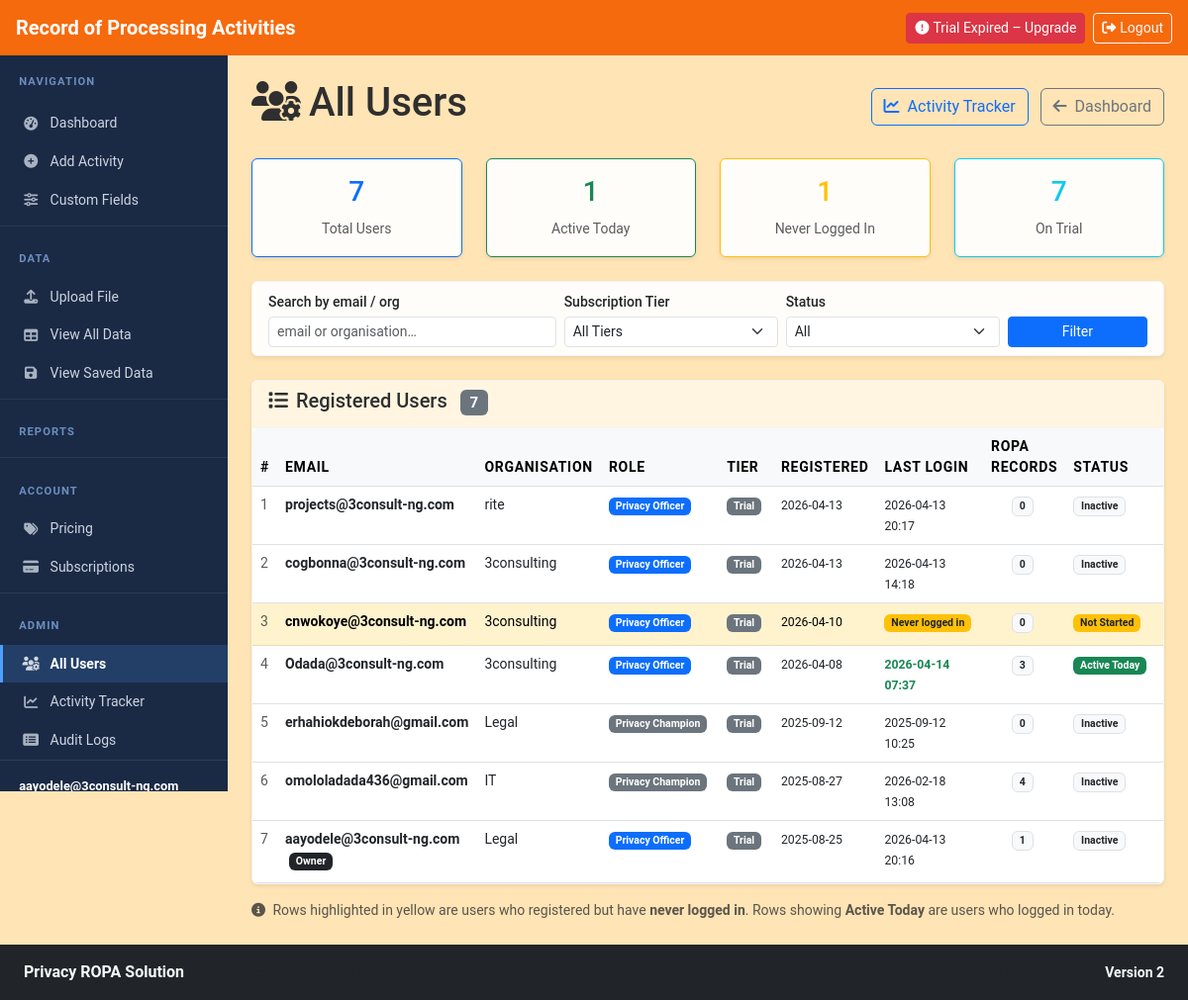
Page /admin/users (signed in) on the committed database.
### models.py (models this page shows)
class User(UserMixin, db.Model):
    __tablename__ = 'users'
    id = db.Column(Integer, primary_key=True)
    email = db.Column(String(120), unique=True, nullable=False)
    password_hash = db.Column(String(256), nullable=False)
    role = db.Column(String(50), nullable=False, default='Privacy Champion')
    department = db.Column(String(100))
    created_at = db.Column(DateTime, default=datetime.utcnow)
    last_login = db.Column(DateTime)
    reset_token = db.Column(String(256), nullable=True)
    reset_token_expires = db.Column(DateTime, nullable=True)
    subscription_tier = db.Column(String(50), nullable=False, default='trial')
    trial_start_date = db.Column(DateTime, default=datetime.utcnow)
    subscription_start_date = db.Column(DateTime, nullable=True)
    subscription_end_date = db.Column(DateTime, nullable=True)
    upgrade_email_sent = db.Column(Boolean, default=False)
    ropa_records = db.relationship('ROPARecord', foreign_keys='ROPARecord.created_by', backref='creator', lazy=True)

### app.py (the view)
@app.route('/admin/users')
@login_required
def admin_users():
    if not is_superadmin_user(current_user):
        abort(403)
    q = request.args.get('q', '').strip()
    tier_filter = request.args.get('tier', '').strip()
    status_filter = request.args.get('status', '').strip()
    query = models.User.query
    if q:
        query = query.filter(
            (models.User.email.ilike(f'%{q}%')) |
            (models.User.department.ilike(f'%{q}%'))
        )
    if tier_filter:
        query = query.filter(models.User.subscription_tier == tier_filter)
    if status_filter == 'active':
        query = query.filter(models.User.last_login.isnot(None))
    elif status_filter == 'inactive':
        query = query.filter(models.User.last_login.is_(None))
    users = query.order_by(models.User.created_at.desc()).all()
    today = date.today()
    for u in users:
        u.ropa_count = models.ROPARecord.query.filter_by(created_by=u.id).count()
    stats = {
        'total': models.User.query.count(),
        'active_today': models.User.query.filter(
            models.User.last_login >= datetime.combine(today, datetime.min.time())
        ).count(),
        'never_logged_in': models.User.query.filter(models.User.last_login.is_(None)).count(),
        'on_trial': models.User.query.filter(models.User.subscription_tier == 'trial').count(),
    }
    log_audit_event('Admin View Users', current_user.email, 'Accessed admin user list')
    return render_template('admin_users.html', users=users, stats=stats, today=today)

### templates/admin_users.html (shortened to what this page needs)
{% extends "base.html" %}
{% block content %}
<div class="d-flex justify-content-between align-items-center mb-4">
    <h1><i class="fas fa-users-cog me-2"></i>All Users</h1>
    <div>
        <a href="{{ url_for('admin_activity') }}" class="btn btn-outline-primary me-2">
            <i class="fas fa-chart-line me-2"></i>Activity Tracker
        </a>
        <a href="{{ url_for('privacy_officer_dashboard') }}" class="btn btn-outline-secondary">
            <i class="fas fa-arrow-left me-2"></i>Dashboard
        </a>
    </div>
</div>
<div class="row mb-4">
    <div class="col-md-3">
        <div class="card text-center border-primary">
            <div class="card-body">
                <h3 class="text-primary">{{ stats.total }}</h3>
                <small class="text-muted">Total Users</small>
            </div>
        </div>
    </div>
    <div class="col-md-3">
        <div class="card text-center border-success">
            <div class="card-body">
                <h3 class="text-success">{{ stats.active_today }}</h3>
                <small class="text-muted">Active Today</small>
            </div>
        </div>
    </div>
    <div class="col-md-3">
        <div class="card text-center border-warning">
            <div class="card-body">
                <h3 class="text-warning">{{ stats.never_logged_in }}</h3>
                <small class="text-muted">Never Logged In</small>
            </div>
        </div>
    </div>
    <div class="col-md-3">
        <div class="card text-center border-info">
            <div class="card-body">
                <h3 class="text-info">{{ stats.on_trial }}</h3>
                <small class="text-muted">On Trial</small>
            </div>
        </div>
    </div>
</div>
<div class="card mb-4">
    <div class="card-body py-2">
        <form method="GET" class="row g-2 align-items-end">
            <div class="col-md-4">
                <label class="form-label small mb-1">Search by email / org</label>
                <input type="text" name="q" value="{{ request.args.get('q','') }}" class="form-control form-control-sm" placeholder="email or organisation…">
            </div>
            <div class="col-md-3">
                <label class="form-label small mb-1">Subscription Tier</label>
                <select name="tier" class="form-select form-select-sm">
                    <option value="">All Tiers</option>
                </select>
            </div>
            <div class="col-md-3">
                <label class="form-label small mb-1">Status</label>
                <select name="status" class="form-select form-select-sm">
                    <option value="">All</option>
                </select>
            </div>
            <div class="col-md-2">
                <button type="submit" class="btn btn-primary btn-sm w-100">Filter</button>
            </div>
        </form>
    </div>
</div>
<div class="card">
    <div class="card-header">
        <h5 class="mb-0">
            <i class="fas fa-list me-2"></i>Registered Users
            <span class="badge bg-secondary ms-2">{{ users|length }}</span>
        </h5>
    </div>
    <div class="card-body p-0">
        {% if users %}
        <div class="table-responsive">
            <table class="table table-hover mb-0" style="font-size:0.875rem;">
                <thead class="table-light">
                    <tr>
                        <th>#</th>
                        <th>Email</th>
                        <th>Organisation</th>
                        <th>Role</th>
                        <th>Tier</th>
                        <th>Registered</th>
                        <th>Last Login</th>
                        <th>ROPA Records</th>
                        <th>Status</th>
                        <th>Activity</th>
                    </tr>
                </thead>
                <tbody>
                    {% for user in users %}
                    {% set never_logged = user.last_login is none %}
                    {% set last_active_today = user.last_login and user.last_login.date() == today %}
                    <tr class="{{ 'table-warning' if never_logged else '' }}">
                        <td class="text-muted">{{ loop.index }}</td>
                        <td>
                            <strong>{{ user.email }}</strong>
                            {% if user.id == 1 %}<span class="badge bg-dark ms-1">Owner</span>{% endif %}
                        </td>
                        <td>{{ user.department or '—' }}</td>
                        <td>
                            <span class="badge bg-{{ 'primary' if user.role == 'Privacy Officer' else 'secondary' }}">
                                {{ user.role }}
                            </span>
                        </td>
                        <td>
                            {% set tier_colors = {'trial': 'secondary', 'starter': 'success', 'growth': 'primary', 'enterprise': 'dark'} %}
                            <span class="badge bg-{{ tier_colors.get(user.subscription_tier, 'secondary') }}">
                                {{ user.subscription_tier|title }}
                            </span>
                        </td>
                        <td>
                            <small>{{ user.created_at.strftime('%Y-%m-%d') if user.created_at else 'N/A' }}</small>
                        </td>
                        <td>
                            {% if user.last_login %}
                                <small class="{{ 'text-success fw-bold' if last_active_today else '' }}">
                                    {{ user.last_login.strftime('%Y-%m-%d %H:%M') }}
                                </small>
                            {% else %}
                                <span class="badge bg-warning text-dark">Never logged in</span>
                            {% endif %}
                        </td>
                        <td class="text-center">
                            <span class="badge bg-light text-dark border">{{ user.ropa_count }}</span>
                        </td>
                        <td>
                            {% if last_active_today %}
                                <span class="badge bg-success">Active Today</span>
                            {% elif user.last_login %}
                                <span class="badge bg-light text-dark border">Inactive</span>
                            {% else %}
                                <span class="badge bg-warning text-dark">Not Started</span>
                            {% endif %}
                        </td>
                        <td>
                        </td>
                    </tr>
                    {% endfor %}
                </tbody>
            </table>
        </div>
        {% else %}
        <div class="text-center py-4 text-muted">No users found matching your filters.</div>
        {% endif %}
    </div>
</div>
<div class="mt-3 text-muted small">
    <i class="fas fa-info-circle me-1"></i>
    Rows highlighted in yellow are users who registered but have <strong>never logged in</strong>.
    Rows showing <strong>Active Today</strong> are users who logged in today.
</div>
{% endblock %}

### templates/base.html (shortened to what this page needs)
<!DOCTYPE html>
<html lang="en" data-bs-theme="light">
<head>
    <link href="https://cdn.jsdelivr.net/npm/bootstrap@5.3.0/dist/css/bootstrap.min.css" rel="stylesheet">
    <link href="https://cdnjs.cloudflare.com/ajax/libs/font-awesome/6.4.0/css/all.min.css" rel="stylesheet">
    <link href="{{ url_for('static', filename='css/custom.css') }}" rel="stylesheet">
</head>
<body>
    <nav class="navbar navbar-dark bg-primary px-3 {% if current_user.is_authenticated %}navbar-auth{% endif %}">
        <a class="navbar-brand fw-bold" href="{{ url_for('index') }}">
            Record of Processing Activities
        </a>
        {% if current_user.is_authenticated %}
        <div class="ms-auto d-flex align-items-center gap-2">
            {% if sub_tier == 'trial' and sub_trial_days is not none %}
            <a href="{{ url_for('pricing') }}" class="btn btn-sm btn-warning">
                <i class="fas fa-clock me-1"></i>Trial: {{ sub_trial_days }}d left
            </a>
            {% elif sub_tier == 'expired' %}
            <a href="{{ url_for('pricing') }}" class="btn btn-sm btn-danger">
                <i class="fas fa-exclamation-circle me-1"></i>Trial Expired – Upgrade
            </a>
            {% elif sub_tier %}
            <span class="badge bg-{{ sub_config.get('color', 'secondary') }} fs-6 px-3 py-2">
                <i class="fas fa-star me-1"></i>{{ sub_config.get('name', sub_tier|title) }}
            </span>
            {% endif %}
            <a href="{{ url_for('logout') }}" class="btn btn-sm btn-outline-light">
                <i class="fas fa-sign-out-alt me-1"></i>Logout
            </a>
        </div>
        {% endif %}
    </nav>
    {% if current_user.is_authenticated %}
    <div class="app-shell">
        <nav id="sidebar">
            <div class="sidebar-brand">Navigation</div>
            <div class="nav flex-column mt-1">
                <a class="nav-link {% if request.endpoint in ['index','privacy_officer_dashboard','privacy_champion_dashboard'] %}active{% endif %}"
                   href="{{ url_for('index') }}">
                    <i class="fas fa-tachometer-alt"></i> Dashboard
                </a>
                <a class="nav-link {% if request.endpoint == 'add_activity' %}active{% endif %}"
                   href="{{ url_for('add_activity') }}">
                    <i class="fas fa-plus-circle"></i> Add Activity
                </a>
                <a class="nav-link {% if request.endpoint == 'custom_tabs' %}active{% endif %}"
                   href="{{ url_for('custom_tabs') }}">
                    <i class="fas fa-sliders-h"></i> Custom Fields
                </a>
                {% if current_user.role == 'Privacy Officer' %}
                <div class="sidebar-divider"></div>
                <div class="sidebar-brand">Data</div>
                <a class="nav-link {% if request.endpoint == 'upload_file' %}active{% endif %}"
                   href="{{ url_for('upload_file') }}">
                    <i class="fas fa-upload"></i> Upload File
                </a>
                <a class="nav-link {% if request.endpoint == 'view_all_ropa_excel' %}active{% endif %}"
                   href="{{ url_for('view_all_ropa_excel') }}">
                    <i class="fas fa-table"></i> View All Data
                </a>
                <a class="nav-link {% if request.endpoint == 'view_saved_ropa' %}active{% endif %}"
                   href="{{ url_for('view_saved_ropa') }}">
                    <i class="fas fa-save"></i> View Saved Data
                </a>
                {% endif %}
                <div class="sidebar-divider"></div>
                <div class="sidebar-brand">Reports</div>
                <div class="sidebar-divider"></div>
                <div class="sidebar-brand">Account</div>
                <a class="nav-link {% if request.endpoint == 'pricing' %}active{% endif %}"
                   href="{{ url_for('pricing') }}">
                    <i class="fas fa-tags"></i> Pricing
                </a>
                {% if current_user.role == 'Privacy Officer' %}
                <a class="nav-link {% if request.endpoint == 'subscription' %}active{% endif %}"
                   href="{{ url_for('subscription') }}">
                    <i class="fas fa-credit-card"></i> Subscriptions
                </a>
                {% endif %}
                {% if is_superadmin %}
                <div class="sidebar-divider"></div>
                <div class="sidebar-brand">Admin</div>
                <a class="nav-link {% if request.endpoint == 'admin_users' %}active{% endif %}"
                   href="{{ url_for('admin_users') }}">
                    <i class="fas fa-users-cog"></i> All Users
                </a>
                <a class="nav-link {% if request.endpoint == 'admin_activity' %}active{% endif %}"
                   href="{{ url_for('admin_activity') }}">
                    <i class="fas fa-chart-line"></i> Activity Tracker
                </a>
                <a class="nav-link {% if request.endpoint == 'audit_logs' %}active{% endif %}"
                   href="{{ url_for('audit_logs') }}">
                    <i class="fas fa-list-alt"></i> Audit Logs
                </a>
                {% endif %}
            </div>
            <div class="sidebar-user">
                <div class="user-email">{{ current_user.email }}</div>
            </div>
        </nav>
        <main class="main-content p-4">
    {% else %}
    <main class="container my-4">
    {% endif %}
        {% block content %}{% endblock %}
    {% if current_user.is_authenticated %}
        </main>
    </div>
    {% else %}
    </main>
    {% endif %}
    <footer class="bg-dark text-light py-3 mt-auto">
        <div class="container-fluid px-4">
            <div class="row align-items-center">
                <div class="col-md-6">
                    <span class="fw-bold">Privacy ROPA Solution</span>
                    <span class="text-muted ms-2 small">Compliance management for ROPA.</span>
                </div>
                <div class="col-md-6 text-md-end">
                    <small class="text-muted">Secure Compliance Management &nbsp;·&nbsp; <strong class="text-light">Version 2</strong></small>
                </div>
            </div>
        </div>
    </footer>
</body>
</html>

### rows in the picture
User: email "aayodele@3consult-ng.com", shows "Owner", department "Legal", role "Privacy Officer", subscription_tier "Trial", created_at "2025-08-25", last_login "2026-04-13 20:16", ropa_count "1", shows "Inactive"
User: email "projects@3consult-ng.com", department "rite", role "Privacy Officer", subscription_tier "Trial", created_at "2026-04-13", last_login "2026-04-13 20:17", ropa_count "0", shows "Inactive"
User: email "cogbonna@3consult-ng.com", department "3consulting", role "Privacy Officer", subscription_tier "Trial", created_at "2026-04-13", last_login "2026-04-13 14:18", ropa_count "0", shows "Inactive"
User: email "cnwokoye@3consult-ng.com", department "3consulting", role "Privacy Officer", subscription_tier "Trial", created_at "2026-04-10", shows "Never logged in", ropa_count "0", shows "Not Started"
User: email "Odada@3consult-ng.com", department "3consulting", role "Privacy Officer", subscription_tier "Trial", created_at "2026-04-08", last_login "2026-04-14 07:37", ropa_count "3", shows "Active Today"
User: email "erhahiokdeborah@gmail.com", department "Legal", role "Privacy Champion", subscription_tier "Trial", created_at "2025-09-12", last_login "2025-09-12 10:25", ropa_count "0", shows "Inactive"
User: email "omololadada436@gmail.com", department "IT", role "Privacy Champion", subscription_tier "Trial", created_at "2025-08-27", last_login "2026-02-18 13:08", ropa_count "4", shows "Inactive"

### other values in the picture
{{ stats.total }} "7"
{{ stats.active_today }} "1"
{{ stats.never_logged_in }} "1"
{{ stats.on_trial }} "7"
{{ users|length }} "7"
